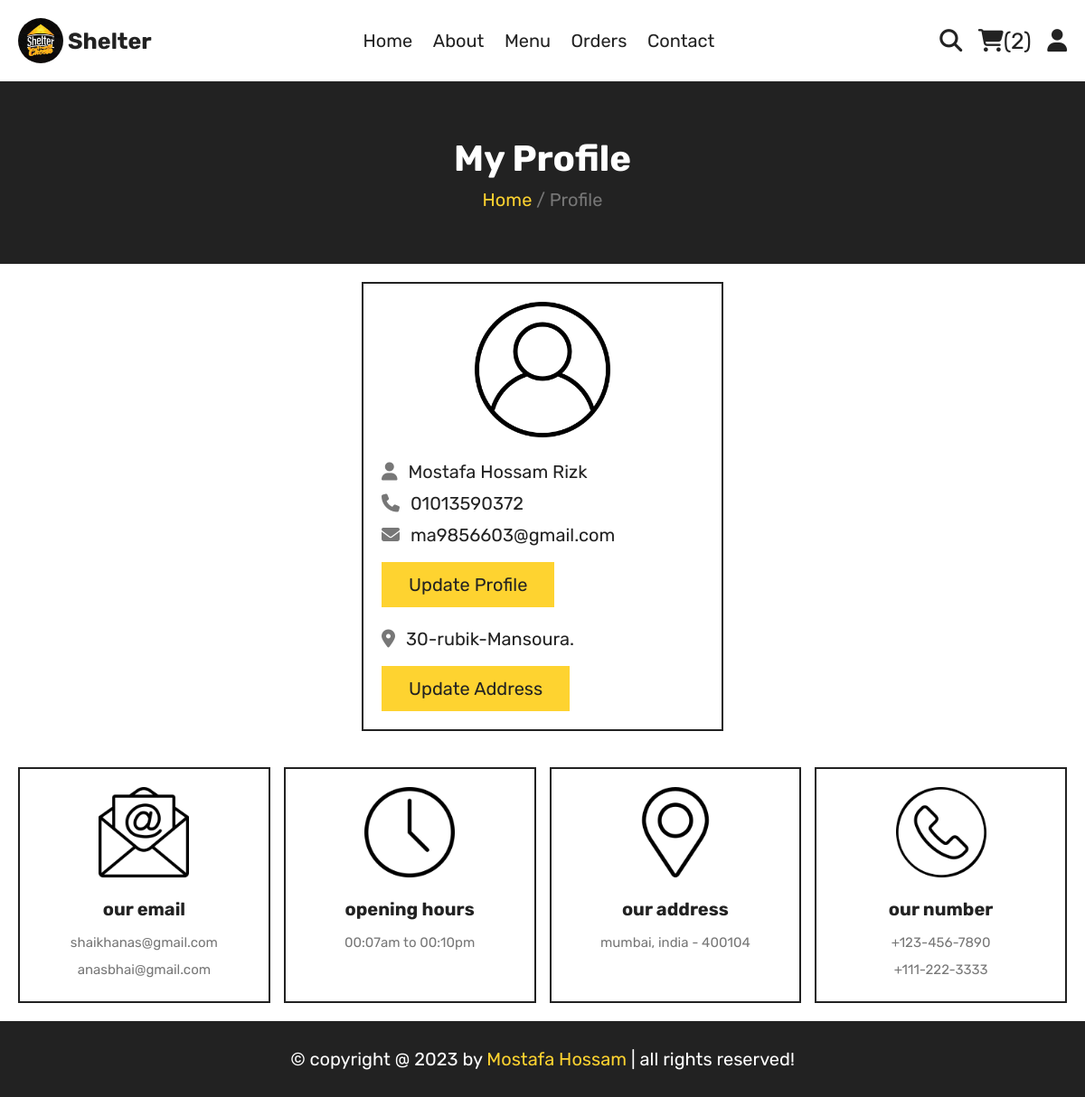
Page /profile.php (signed in) on the committed database.
### tables this page shows
CREATE TABLE `users` (
  `user_id` int(11) NOT NULL,
  `user_name` varchar(100) NOT NULL,
  `user_email` varchar(100) NOT NULL,
  `user_number` varchar(12) NOT NULL,
  `user_password` varchar(255) NOT NULL,
  `user_address` varchar(200) NOT NULL DEFAULT 'xx',
  `user_register` date DEFAULT current_timestamp()
);

### components/user_session.php (called while the page is built, shortened)
<?php
if (isset($_SESSION['user_name']) && isset($_SESSION['user_id'])) {
    $user_id = $_SESSION['user_id'];
} else {
    header("location: login.php");
    exit();
}

### profile.php (the view, shortened to what this page needs)
<?php
include_once("components/connection.php");
include_once("components/user_session.php");
$profile = $connection->query("SELECT * FROM `users` WHERE `user_id`=$user_id");
$profile = $profile->fetch(PDO::FETCH_ASSOC);
?>
<?php include_once("components/user_navbar.php"); ?>
<div class="heading">
   <h3>my profile</h3>
   <p><a href="index.php">Home </a> <span> / Profile</span></p>
</div>
<section class="user-details">
   <div class="user">
      <img src="images/user-icon.png" alt="">
      <p><i class="fas fa-user"></i> <span><?php echo $profile['user_name'] ?></span></p>
      <p><i class="fas fa-phone"></i> <span><?php echo $profile['user_number'] ?></span></p>
      <p><i class="fas fa-envelope"></i> <span><?php echo $profile['user_email'] ?></span></p>
      <a href="update_profile.php" class="btn">update profile</a>
      <p class="address"><i class="fas fa-map-marker-alt"></i> <span><?php echo $profile['user_address'] ?></span></p>
      <a href="update_address.php" class="btn">update address</a>
   </div>
</section>
<?php
include_once("components/user_footer.php");
?>

### css/style.css (style rules this page uses)
:root { --yellow: #fed330; --red: #e74c3c; --white: #fff; --black: #222; --light-color: #777; --border: 0.2rem solid var(--black); }
* { font-family: "Rubik", sans-serif; margin: 0; padding: 0; box-sizing: border-box; outline: none; border: none; text-decoration: none; transition: 0.2s linear; }
html { font-size: 62.5%; overflow-x: hidden; scroll-behavior: smooth; scroll-padding-top: 8rem; }
section { max-width: 1200px; margin: 0 auto; padding: 2rem; }
.delete-btn, .btn { display: inline-block; margin-top: 1rem; padding: 1.3rem 3rem; cursor: pointer; font-size: 2rem; text-transform: capitalize; }
.btn { background-color: var(--yellow); color: var(--black); }
.heading { background-color: var(--black); text-align: center; display: flex; align-items: center; justify-content: center; gap: 1rem; flex-flow: column; min-height: 20rem; }
.heading h3 { font-size: 4rem; color: var(--white); text-transform: capitalize; }
.heading p a { font-size: 2rem; color: var(--yellow); }
.heading p span { font-size: 2rem; color: var(--light-color); }
.user-details .user { border: var(--border); padding: 2rem; max-width: 40rem; margin: 0 auto; }
.user-details .user img { width: 100%; height: 15rem; object-fit: contain; margin-bottom: 2rem; }
.user-details .user p { line-height: 1.5; margin-bottom: 0.5rem; font-size: 2rem; }
.user-details .user p span { color: var(--black); }
.user-details .user i { margin-right: 0.7rem; color: var(--light-color); }
.user-details .user p.address { margin-top: 2rem; }

### rows in the picture
users: user_name "Mostafa Hossam Rizk", user_number "01013590372", user_email "ma9856603@gmail.com", user_address "30-rubik-Mansoura."

### other values in the picture
$count_product_in_cart "2"
date_format(date_create(), 'Y') "2023"
